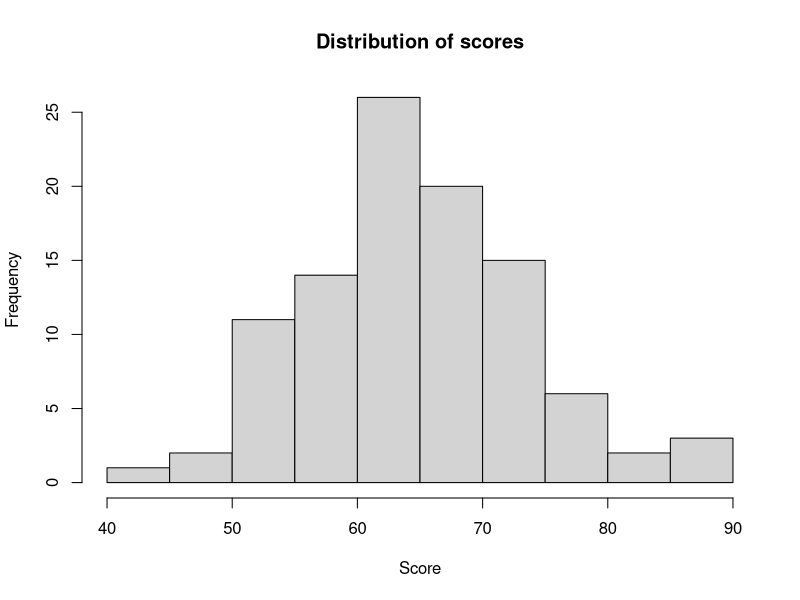
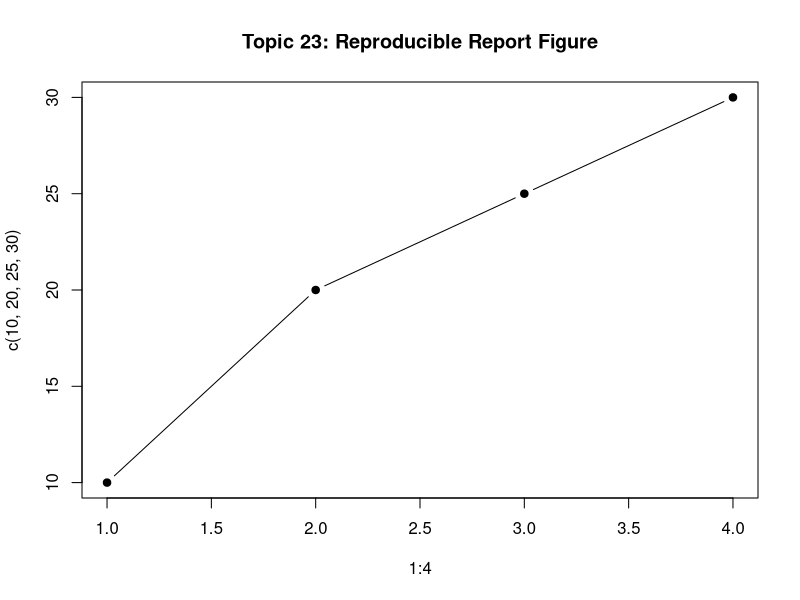

Generate these figures, in order, with R:
#Topic 23:Statistical reporting and reproducible analysis
set.seed(12)
d <- data.frame(score=rnorm(100,65,10))
summary(d); sd(d$score)
report_df <- data.frame(Index = 1:nrow(d), score = d$score)
write.csv(report_df, "Topic_23_Reproducible_Data.csv", row.names = FALSE)

hist(d$score, main='Distribution of scores', xlab='Score')
plot(1:4, c(10, 20, 25, 30), type = "b", pch = 19,
     main = "Topic 23: Reproducible Report Figure")
